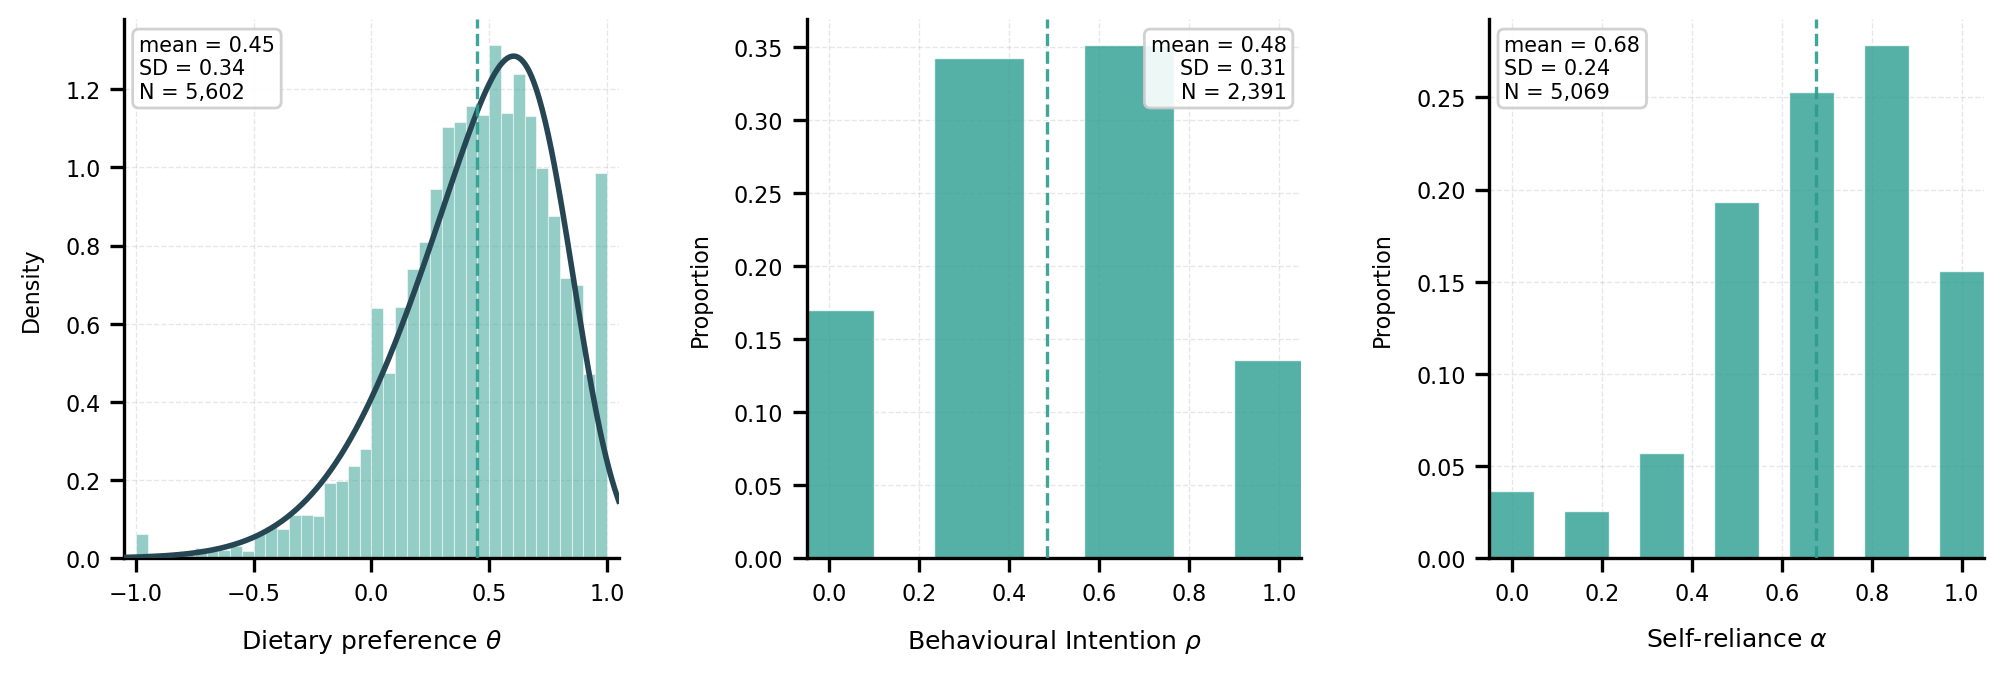

Write Python code to recreate this figure.
"""
Publication-quality distribution plots for theta, rho, and alpha.
Version for paper: no subplot titles, uniform histogram colour.

- theta: continuous — histogram + best-fit parametric curve (skewnorm vs norm by AIC)
- rho:   discrete 4-point Likert scale → bar chart only
- alpha: discrete 7-point Likert scale → bar chart only

Saves:
- parameter_distributions_ABM.pdf  — vector, editable in Illustrator
- parameter_distributions_ABM.png  — raster preview
"""
import sys
import pandas as pd
import numpy as np
import matplotlib.pyplot as plt
import matplotlib.ticker as ticker
from scipy import stats
from pathlib import Path

sys.path.insert(0, str(Path(__file__).parent.parent.parent / "plotting"))
from plot_styles import set_publication_style, apply_axis_style, COLORS

OUT_DIR    = Path(__file__).parent
DATA_FILE  = Path(__file__).parent.parent / "hierarchical_agents.csv"
ALPHA_FILE = Path(__file__).parent.parent / "alpha_demographics.xlsx"

# ── Load data ─────────────────────────────────────────────────────────────────
df         = pd.read_csv(DATA_FILE)
theta_vals = df['theta'].dropna().values
rho_vals   = df[df['has_rho']]['rho'].dropna().values

alpha_raw  = pd.read_excel(ALPHA_FILE)
alpha_vals = pd.to_numeric(alpha_raw['Self-identity weight (alpha)'], errors='coerce').dropna().values

# ── Distribution fitting for theta only ───────────────────────────────────────
def fit_best(data, candidates):
    best_aic, best_dist, best_params = np.inf, None, None
    for name in candidates:
        dist = getattr(stats, name)
        try:
            params = dist.fit(data)
            ll  = np.sum(dist.logpdf(data, *params))
            a   = 2 * len(params) - 2 * ll
            if a < best_aic:
                best_aic, best_dist, best_params = a, dist, params
        except Exception:
            continue
    return best_dist, best_params

theta_dist, theta_params = fit_best(theta_vals, ['skewnorm', 'norm'])
print(f"theta best fit: {theta_dist.name}  params={np.round(theta_params, 3)}")

# ── Plot ──────────────────────────────────────────────────────────────────────
BAR_COLOR = COLORS['vegetation']
FIT_COLOR = COLORS['neutral']

set_publication_style()
fig, axes = plt.subplots(1, 3, figsize=(12, 3.5))
plt.subplots_adjust(wspace=0.38)

# ── Panel 1: theta — continuous histogram + fitted curve ─────────────────────
ax = axes[0]
ax.hist(theta_vals, bins=40, density=True, color=BAR_COLOR, alpha=0.5,
        edgecolor='white', linewidth=0.4, zorder=2)
x_grid = np.linspace(-1.05, 1.05, 500)
ax.plot(x_grid, theta_dist.pdf(x_grid, *theta_params),
        color=FIT_COLOR, linewidth=2.0, zorder=3)
ax.axvline(theta_vals.mean(), color=BAR_COLOR, linestyle='--', linewidth=1.2, alpha=0.9, zorder=4)
ax.text(0.03, 0.97,
        f"mean = {theta_vals.mean():.2f}\nSD = {theta_vals.std():.2f}\nN = {len(theta_vals):,}",
        transform=ax.transAxes, fontsize=7.5, va='top', ha='left',
        bbox=dict(boxstyle='round,pad=0.3', facecolor='white', edgecolor='#cccccc', alpha=0.9))
ax.set_xlabel(r'Dietary preference $\theta$', fontsize=9)
ax.set_ylabel('Density', fontsize=8)
ax.set_xlim(-1.05, 1.05)
apply_axis_style(ax)

# ── Panels 2 & 3: rho and alpha — discrete bar charts ────────────────────────
for ax, data, xlabel in [
    (axes[1], rho_vals,   r'Behavioural Intention $\rho$'),
    (axes[2], alpha_vals, r'Self-reliance $\alpha$'),
]:
    unique_vals, counts = np.unique(data, return_counts=True)
    proportions = counts / counts.sum()
    bar_width = np.min(np.diff(unique_vals)) * 0.6 if len(unique_vals) > 1 else 0.1
    ax.bar(unique_vals, proportions, width=bar_width, color=BAR_COLOR, alpha=0.8,
           edgecolor='white', linewidth=0.5, zorder=2)
    ax.axvline(data.mean(), color=BAR_COLOR, linestyle='--', linewidth=1.2, alpha=0.9, zorder=3)
    ha = 'left' if xlabel == r'Self-reliance $\alpha$' else 'right'
    x_pos = 0.03 if ha == 'left' else 0.97
    ax.text(x_pos, 0.97,
            f"mean = {data.mean():.2f}\nSD = {data.std():.2f}\nN = {len(data):,}",
            transform=ax.transAxes, fontsize=7.5, va='top', ha=ha,
            bbox=dict(boxstyle='round,pad=0.3', facecolor='white', edgecolor='#cccccc', alpha=0.9))
    ax.set_xlabel(xlabel, fontsize=9)
    ax.set_ylabel('Proportion', fontsize=8)
    ax.set_xlim(-0.05, 1.05)
    apply_axis_style(ax)

fig.savefig(OUT_DIR / "parameter_distributions_ABM.pdf", bbox_inches='tight')
fig.savefig(OUT_DIR / "parameter_distributions_ABM.png", dpi=200, bbox_inches='tight')
print("Saved: parameter_distributions_ABM.pdf and .png")
plt.close()
